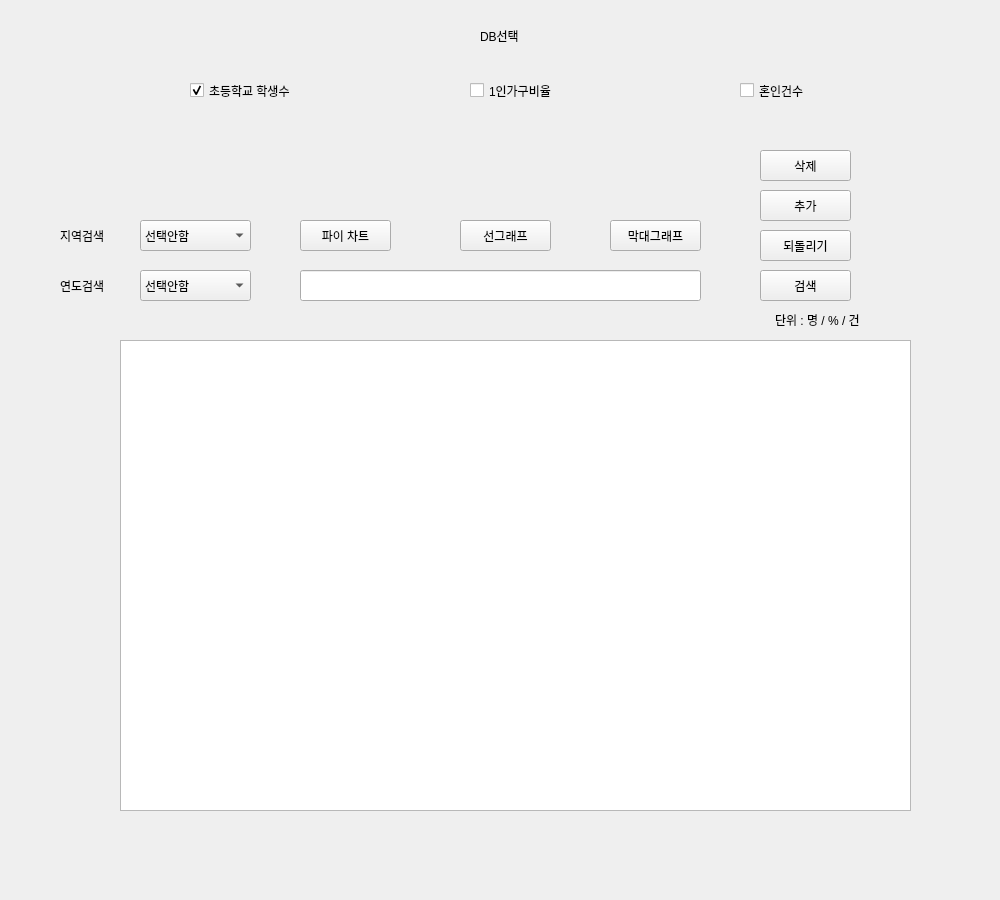
<?xml version="1.0" encoding="UTF-8"?>
<ui version="4.0">
 <class>Form</class>
 <widget class="QWidget" name="Form">
  <property name="geometry">
   <rect>
    <x>0</x>
    <y>0</y>
    <width>1000</width>
    <height>900</height>
   </rect>
  </property>
  <property name="windowTitle">
   <string>Form</string>
  </property>
  <widget class="QTableWidget" name="table">
   <property name="geometry">
    <rect>
     <x>120</x>
     <y>340</y>
     <width>791</width>
     <height>471</height>
    </rect>
   </property>
  </widget>
  <widget class="QPushButton" name="research_btn">
   <property name="geometry">
    <rect>
     <x>760</x>
     <y>270</y>
     <width>91</width>
     <height>31</height>
    </rect>
   </property>
   <property name="text">
    <string>검색</string>
   </property>
  </widget>
  <widget class="QComboBox" name="combo_year">
   <property name="geometry">
    <rect>
     <x>140</x>
     <y>270</y>
     <width>111</width>
     <height>31</height>
    </rect>
   </property>
   <item>
    <property name="text">
     <string>선택안함</string>
    </property>
   </item>
   <item>
    <property name="text">
     <string>2016</string>
    </property>
   </item>
   <item>
    <property name="text">
     <string>2017</string>
    </property>
   </item>
   <item>
    <property name="text">
     <string>2018</string>
    </property>
   </item>
   <item>
    <property name="text">
     <string>2019</string>
    </property>
   </item>
   <item>
    <property name="text">
     <string>2020</string>
    </property>
   </item>
  </widget>
  <widget class="QComboBox" name="combo_nation">
   <property name="geometry">
    <rect>
     <x>140</x>
     <y>220</y>
     <width>111</width>
     <height>31</height>
    </rect>
   </property>
   <item>
    <property name="text">
     <string>선택안함</string>
    </property>
   </item>
   <item>
    <property name="text">
     <string>전국</string>
    </property>
   </item>
   <item>
    <property name="text">
     <string>서울특별시</string>
    </property>
   </item>
   <item>
    <property name="text">
     <string>부산광역시</string>
    </property>
   </item>
   <item>
    <property name="text">
     <string>대구광역시</string>
    </property>
   </item>
   <item>
    <property name="text">
     <string>인천광역시</string>
    </property>
   </item>
   <item>
    <property name="text">
     <string>광주광역시</string>
    </property>
   </item>
   <item>
    <property name="text">
     <string>대전광역시</string>
    </property>
   </item>
   <item>
    <property name="text">
     <string>울산광역시</string>
    </property>
   </item>
   <item>
    <property name="text">
     <string>세종특별자치시</string>
    </property>
   </item>
   <item>
    <property name="text">
     <string>경기도</string>
    </property>
   </item>
   <item>
    <property name="text">
     <string>강원도</string>
    </property>
   </item>
   <item>
    <property name="text">
     <string>충청북도</string>
    </property>
   </item>
   <item>
    <property name="text">
     <string>충청남도</string>
    </property>
   </item>
   <item>
    <property name="text">
     <string>전라북도</string>
    </property>
   </item>
   <item>
    <property name="text">
     <string>전라남도</string>
    </property>
   </item>
   <item>
    <property name="text">
     <string>경상북도</string>
    </property>
   </item>
   <item>
    <property name="text">
     <string>경상남도</string>
    </property>
   </item>
   <item>
    <property name="text">
     <string>제주특별자치도</string>
    </property>
   </item>
  </widget>
  <widget class="QLabel" name="label_2">
   <property name="geometry">
    <rect>
     <x>60</x>
     <y>230</y>
     <width>56</width>
     <height>12</height>
    </rect>
   </property>
   <property name="text">
    <string>지역검색</string>
   </property>
  </widget>
  <widget class="QLabel" name="label_3">
   <property name="geometry">
    <rect>
     <x>60</x>
     <y>280</y>
     <width>56</width>
     <height>12</height>
    </rect>
   </property>
   <property name="text">
    <string>연도검색</string>
   </property>
  </widget>
  <widget class="QPushButton" name="add_btn">
   <property name="geometry">
    <rect>
     <x>760</x>
     <y>190</y>
     <width>91</width>
     <height>31</height>
    </rect>
   </property>
   <property name="text">
    <string>추가</string>
   </property>
  </widget>
  <widget class="QLabel" name="label_4">
   <property name="geometry">
    <rect>
     <x>480</x>
     <y>30</y>
     <width>56</width>
     <height>12</height>
    </rect>
   </property>
   <property name="text">
    <string>DB선택</string>
   </property>
  </widget>
  <widget class="QCheckBox" name="checkBox">
   <property name="geometry">
    <rect>
     <x>190</x>
     <y>50</y>
     <width>201</width>
     <height>81</height>
    </rect>
   </property>
   <property name="text">
    <string>초등학교 학생수</string>
   </property>
   <property name="checked">
    <bool>true</bool>
   </property>
  </widget>
  <widget class="QLabel" name="label">
   <property name="geometry">
    <rect>
     <x>775</x>
     <y>310</y>
     <width>131</width>
     <height>20</height>
    </rect>
   </property>
   <property name="text">
    <string>단위 : 명 / % / 건</string>
   </property>
  </widget>
  <widget class="QCheckBox" name="checkBox_2">
   <property name="geometry">
    <rect>
     <x>470</x>
     <y>50</y>
     <width>201</width>
     <height>81</height>
    </rect>
   </property>
   <property name="text">
    <string>1인가구비율</string>
   </property>
   <property name="checked">
    <bool>false</bool>
   </property>
  </widget>
  <widget class="QCheckBox" name="checkBox_3">
   <property name="geometry">
    <rect>
     <x>740</x>
     <y>50</y>
     <width>201</width>
     <height>81</height>
    </rect>
   </property>
   <property name="text">
    <string>혼인건수</string>
   </property>
  </widget>
  <widget class="QLineEdit" name="liner">
   <property name="geometry">
    <rect>
     <x>300</x>
     <y>270</y>
     <width>401</width>
     <height>31</height>
    </rect>
   </property>
  </widget>
  <widget class="QPushButton" name="back_btn">
   <property name="geometry">
    <rect>
     <x>760</x>
     <y>230</y>
     <width>91</width>
     <height>31</height>
    </rect>
   </property>
   <property name="text">
    <string>되돌리기</string>
   </property>
  </widget>
  <widget class="QPushButton" name="delete_btn">
   <property name="geometry">
    <rect>
     <x>760</x>
     <y>150</y>
     <width>91</width>
     <height>31</height>
    </rect>
   </property>
   <property name="text">
    <string>삭제</string>
   </property>
  </widget>
  <widget class="QPushButton" name="btn_graph">
   <property name="geometry">
    <rect>
     <x>300</x>
     <y>220</y>
     <width>91</width>
     <height>31</height>
    </rect>
   </property>
   <property name="text">
    <string>파이 차트</string>
   </property>
  </widget>
  <widget class="QPushButton" name="btn_graph_line">
   <property name="geometry">
    <rect>
     <x>460</x>
     <y>220</y>
     <width>91</width>
     <height>31</height>
    </rect>
   </property>
   <property name="text">
    <string>선그래프</string>
   </property>
  </widget>
  <widget class="QPushButton" name="stick_btn">
   <property name="geometry">
    <rect>
     <x>610</x>
     <y>220</y>
     <width>91</width>
     <height>31</height>
    </rect>
   </property>
   <property name="text">
    <string>막대그래프</string>
   </property>
  </widget>
 </widget>
 <resources/>
 <connections/>
</ui>
